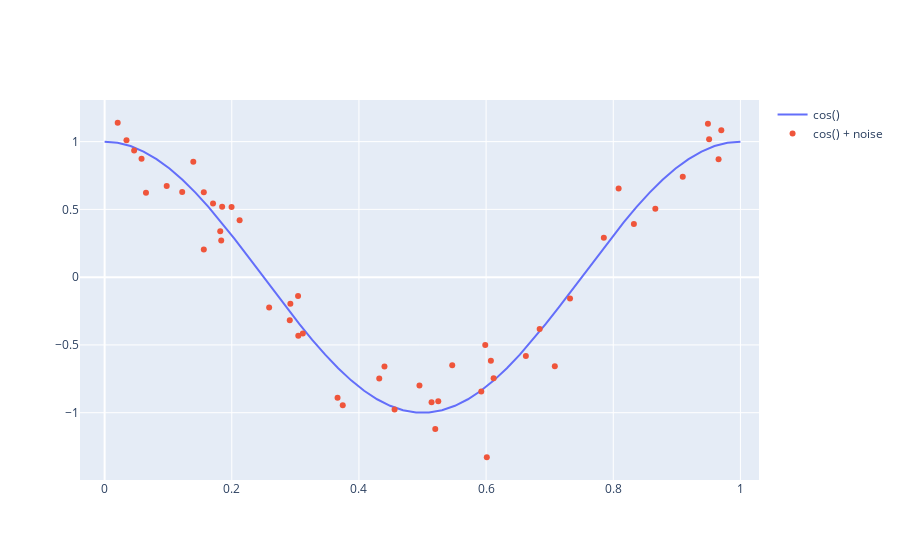
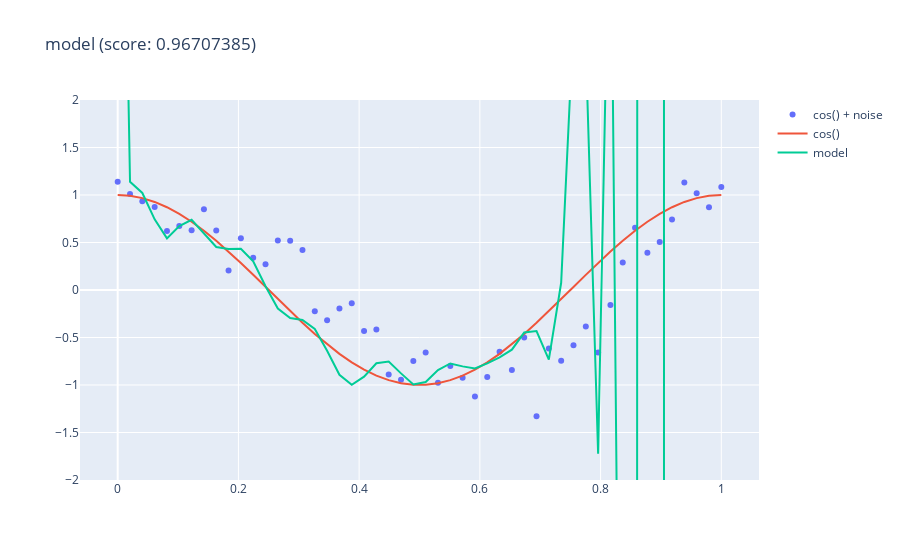

Notebook code cell kept with these figures, in order:
### Markdown cell above
Great! That looks pretty simple, doesn't it?

Here, we're going to do a quick modeling exercise to drive the point home.

Generate a random number of points and model the function using one of scikit-learn's models.

### Code cell
from sklearn.preprocessing import PolynomialFeatures
from sklearn.linear_model import LinearRegression
from sklearn.pipeline import make_pipeline
import plotly.graph_objects as go

N = 50
t = np.linspace(0, 1, N)
X = np.sort(rand(N))

noise = 0.2
y = cos_wave(X) + randn(N) * noise

fig = go.Figure()
fig.add_trace(go.Scatter(x=t, y=cos_wave(t), mode="lines", name="cos()"))
fig.add_trace(go.Scatter(x=X, y=y, mode="markers", name="cos() + noise"))
fig.show()

model = make_pipeline(PolynomialFeatures(degree=80), LinearRegression())
model.fit(X[:, np.newaxis], y)

fig = go.Figure()
fig.add_trace(go.Scatter(x=t, y=y, mode="markers", name="cos() + noise"))
fig.add_trace(go.Scatter(x=t, y=cos_wave(t), name="cos()"))
fig.add_trace(go.Scatter(x=t, y=model.predict(t[:, np.newaxis]), name="model"))
fig.update_yaxes(range=[-2, 2])
fig.update_layout(title=f"model (score: {np.round(model.score(X[:, np.newaxis], y), 8)})")
fig.show()
